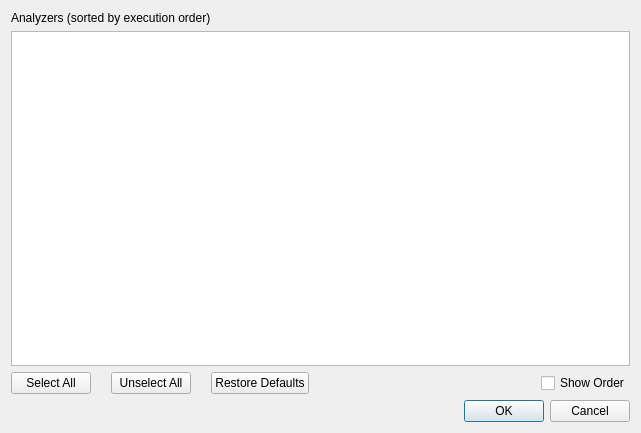
<?xml version="1.0" encoding="UTF-8"?>
<ui version="4.0">
 <class>AnalyzerDialog</class>
 <widget class="QDialog" name="AnalyzerDialog">
  <property name="geometry">
   <rect>
    <x>0</x>
    <y>0</y>
    <width>641</width>
    <height>433</height>
   </rect>
  </property>
  <property name="windowTitle">
   <string>Dialog</string>
  </property>
  <layout class="QVBoxLayout" name="verticalLayout">
   <item>
    <widget class="QLabel" name="label_7">
     <property name="text">
      <string>&lt;html&gt;&lt;head/&gt;&lt;body&gt;&lt;p&gt;Analyzers (sorted by execution order)&lt;/p&gt;&lt;/body&gt;&lt;/html&gt;</string>
     </property>
    </widget>
   </item>
   <item>
    <widget class="QTableView" name="tvAnalyzers">
     <property name="editTriggers">
      <set>QAbstractItemView::NoEditTriggers</set>
     </property>
     <property name="selectionMode">
      <enum>QAbstractItemView::SingleSelection</enum>
     </property>
     <property name="selectionBehavior">
      <enum>QAbstractItemView::SelectRows</enum>
     </property>
     <property name="showGrid">
      <bool>false</bool>
     </property>
     <property name="wordWrap">
      <bool>false</bool>
     </property>
     <attribute name="verticalHeaderVisible">
      <bool>false</bool>
     </attribute>
    </widget>
   </item>
   <item>
    <layout class="QHBoxLayout" name="horizontalLayout_2">
     <property name="spacing">
      <number>20</number>
     </property>
     <item>
      <widget class="QPushButton" name="pbSelectAll">
       <property name="text">
        <string>Select All</string>
       </property>
      </widget>
     </item>
     <item>
      <widget class="QPushButton" name="pbUnselectAll">
       <property name="text">
        <string>Unselect All</string>
       </property>
      </widget>
     </item>
     <item>
      <widget class="QPushButton" name="pbRestoreDefaults">
       <property name="text">
        <string>Restore Defaults</string>
       </property>
      </widget>
     </item>
     <item>
      <spacer name="horizontalSpacer_2">
       <property name="orientation">
        <enum>Qt::Horizontal</enum>
       </property>
       <property name="sizeHint" stdset="0">
        <size>
         <width>40</width>
         <height>20</height>
        </size>
       </property>
      </spacer>
     </item>
     <item>
      <widget class="QCheckBox" name="cbxShowOrder">
       <property name="text">
        <string>Show Order</string>
       </property>
      </widget>
     </item>
    </layout>
   </item>
   <item>
    <widget class="QDialogButtonBox" name="buttonBox">
     <property name="orientation">
      <enum>Qt::Horizontal</enum>
     </property>
     <property name="standardButtons">
      <set>QDialogButtonBox::Cancel|QDialogButtonBox::Ok</set>
     </property>
    </widget>
   </item>
  </layout>
 </widget>
 <resources/>
 <connections>
  <connection>
   <sender>buttonBox</sender>
   <signal>accepted()</signal>
   <receiver>AnalyzerDialog</receiver>
   <slot>accept()</slot>
   <hints>
    <hint type="sourcelabel">
     <x>248</x>
     <y>254</y>
    </hint>
    <hint type="destinationlabel">
     <x>157</x>
     <y>274</y>
    </hint>
   </hints>
  </connection>
  <connection>
   <sender>buttonBox</sender>
   <signal>rejected()</signal>
   <receiver>AnalyzerDialog</receiver>
   <slot>reject()</slot>
   <hints>
    <hint type="sourcelabel">
     <x>316</x>
     <y>260</y>
    </hint>
    <hint type="destinationlabel">
     <x>286</x>
     <y>274</y>
    </hint>
   </hints>
  </connection>
 </connections>
</ui>
